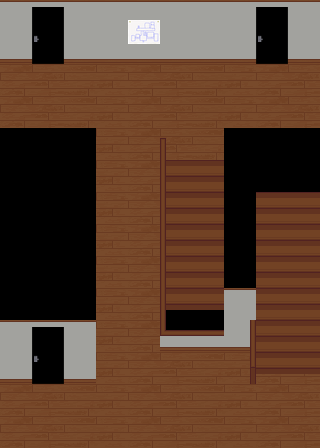

The image is a tile-based game level rendered from a .tmx file. Its description and complete source (layers, tilesets, objects, tile grids) follow:
An orthogonal 10x14 tile map with 32x32 px tiles, 5 tile layers (layer0, layer1, layer2, layer3, ...), 2 tilesets.

<map version="1.10" tiledversion="1.10.0" orientation="orthogonal" renderorder="right-down" width="10" height="14" tilewidth="32" tileheight="32" infinite="0" nextlayerid="6" nextobjectid="1">
 <tileset firstgid="1" source="res/add_more.tsx" />
 <tileset firstgid="513" source="res/room-01-udy.tsx" />
 <layer id="5" name="layer0" width="10" height="14" locked="1">
  <data encoding="csv">
0,0,0,0,0,0,0,0,0,0,
0,0,0,0,0,0,0,0,0,0,
312,312,312,312,312,312,312,312,312,312,
312,312,312,312,312,312,312,312,312,312,
0,0,0,312,312,312,312,0,0,0,
0,0,0,312,312,0,0,0,0,0,
0,0,0,312,312,0,0,0,0,0,
0,0,0,312,312,0,0,0,0,0,
0,0,0,312,312,0,0,0,0,0,
0,0,0,312,312,0,0,0,0,0,
0,0,0,312,312,0,0,0,312,312,
0,0,0,312,312,312,312,312,312,312,
312,312,312,312,312,312,312,312,312,312,
312,312,312,312,312,312,312,312,312,312
</data>
 </layer>
 <layer id="1" name="layer1" width="10" height="14" locked="1">
  <data encoding="csv">
12,12,12,12,12,12,12,12,12,12,
12,12,12,12,12,12,12,12,12,12,
513,514,515,516,513,514,515,516,513,514,
513,514,515,516,513,514,515,516,513,514,
28,28,28,516,513,514,515,28,28,28,
28,28,28,516,513,28,28,28,28,28,
28,28,28,516,513,28,28,28,28,28,
28,28,28,516,513,28,28,28,28,28,
28,28,28,516,513,28,28,28,28,28,
28,28,28,516,513,28,28,12,28,28,
12,12,12,516,513,15,15,12,28,28,
12,12,12,516,513,514,515,516,513,514,
513,514,515,516,513,514,515,516,513,514,
513,514,515,516,513,514,515,516,513,514
</data>
 </layer>
 <layer id="2" name="layer2" width="10" height="14" locked="1">
  <data encoding="csv">
521,521,521,521,521,521,521,521,521,521,
529,529,529,529,529,529,529,529,529,529,
0,0,0,0,0,0,0,0,0,0,
0,0,0,0,0,0,0,0,0,0,
0,0,0,0,0,0,0,0,0,0,
0,0,0,0,0,0,0,0,0,0,
0,0,0,0,0,0,0,0,0,0,
0,0,0,0,0,0,0,0,0,0,
0,0,0,0,0,0,0,0,0,0,
0,0,0,0,0,0,0,521,0,0,
521,521,521,0,0,529,529,529,0,0,
529,529,529,0,0,0,0,0,0,0,
0,0,0,0,0,0,0,0,0,0,
0,0,0,0,0,0,0,0,0,0
</data>
 </layer>
 <layer id="3" name="layer3" width="10" height="14" locked="1">
  <data encoding="csv">
0,9,0,0,79,0,0,0,9,0,
0,25,0,0,95,0,0,0,25,0,
0,0,0,0,0,0,0,0,0,0,
0,0,0,0,0,0,0,0,0,0,
0,0,0,0,0,0,0,0,0,0,
0,0,0,0,0,569,569,0,0,0,
0,0,0,0,0,569,569,0,569,569,
0,0,0,0,0,569,569,0,569,569,
0,0,0,0,0,569,569,0,569,569,
0,0,0,0,0,577,577,0,569,569,
0,9,0,0,0,0,0,0,569,569,
0,25,0,0,0,0,0,0,577,577,
0,0,0,0,0,0,0,0,0,0,
0,0,0,0,0,0,0,0,0,0
</data>
 </layer>
 <layer id="4" name="layer4" width="10" height="14" locked="1">
  <data encoding="csv">
0,0,0,0,0,0,0,0,0,0,
0,0,0,0,0,0,0,0,0,0,
0,0,0,0,0,0,0,0,0,0,
0,0,0,0,0,0,0,0,0,0,
0,0,0,0,0,552,0,0,0,0,
0,0,0,0,0,557,0,0,0,0,
0,0,0,0,0,557,0,0,0,0,
0,0,0,0,0,557,0,0,0,0,
0,0,0,0,0,557,0,0,0,0,
0,0,0,0,0,557,0,0,0,0,
0,0,0,0,0,565,566,559,0,0,
0,0,0,0,0,0,0,575,0,0,
0,0,0,0,0,0,0,0,0,0,
0,0,0,0,0,0,0,0,0,0
</data>
 </layer>
</map>
